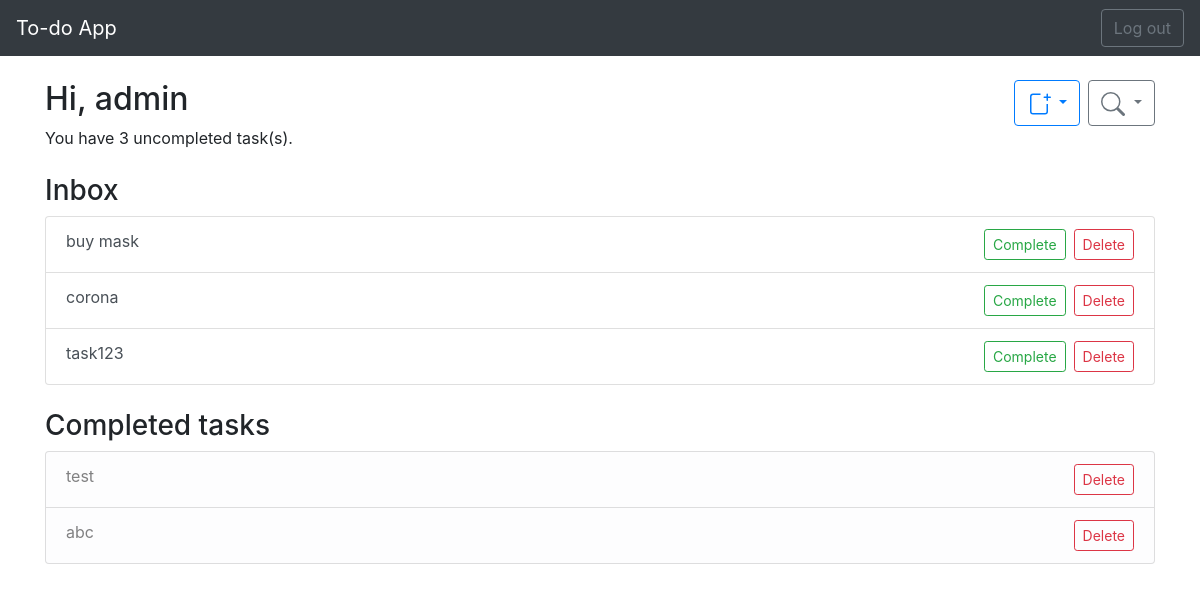
The app's page /list/ (signed in), older data.
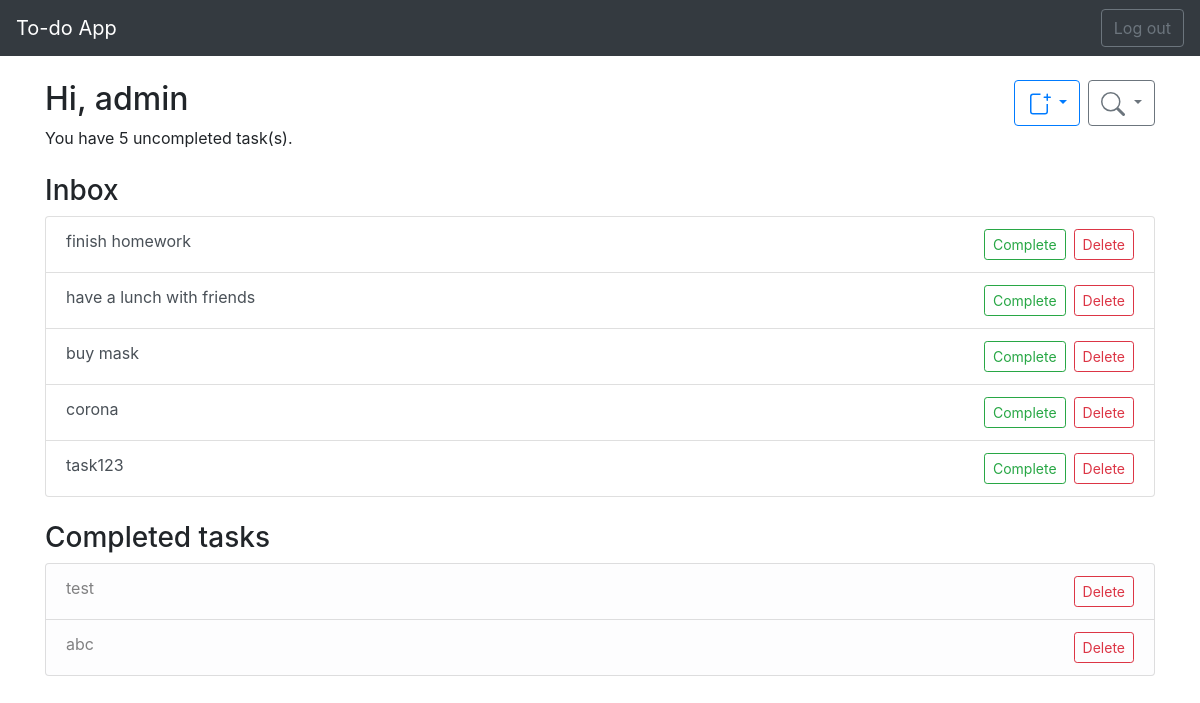
The same page, newer data.
### todoapp/models.py (models this page shows)
class Todo(models.Model):
    user = models.ForeignKey(settings.AUTH_USER_MODEL, on_delete=models.CASCADE,)
    text = models.CharField(max_length=128, null=False, help_text="This field is required.",)
    added_date = models.DateTimeField(auto_now_add=True)
    done = models.BooleanField(default=False)

### todoapp/views.py (the view)
# urls.py: path('list/', views.todo_list, name='list'),
@login_required
def todo_list(request):
    todo_items = Todo.objects.filter(user=request.user, done=False).order_by('-added_date')
    completed_items = Todo.objects.filter(user=request.user, done=True).order_by('-added_date')
    return render(request, 'todoapp/list.html', {
        "todo_items": todo_items,
        "completed_times": completed_items,
    })

### todoapp/templates/todoapp/list.html (shortened to what this page needs)
{% extends 'base.html' %}
    {% block content %}
        <div class="row mt-4">
            <div class="col d-flex justify-content-between">
                <h2>Hi, {{ user.get_username }}</h2>
                <div class="d-flex">
                    <div class="btn-group mr-2">
                        <button type="button" class="btn btn-outline-primary dropdown-toggle" data-toggle="dropdown" aria-haspopup="true" aria-expanded="false">
                        </button>
                    </div>
                    <div class="btn-group">
                        <button type="button" class="btn btn-outline-secondary dropdown-toggle" data-toggle="dropdown" aria-haspopup="true" aria-expanded="false">
                        </button>
                    </div>
                </div>
            </div>
        </div>
        <div class="row ml-0">
            <p>You have {{ todo_items.count }} uncompleted task(s).</p>
        </div>
        <div class="row mt-2">
            <div class="col">
                <h3>Inbox</h3>
                <ul class="list-group">
                    {% for todo_item in todo_items %}
                        <li class="list-group-item list-group-item-action d-flex justify-content-between">{{ todo_item.text }}
                            <div class="btn-group">
                                <form action="{% url 'todoapp:finish' todo_item.id %}" method="post">
                                    <button type="submit" class="btn btn-sm btn-outline-success mr-2">Complete</button>
                                </form>
                                <form action="{% url 'todoapp:delete' todo_item.id %}" method="post">
                                    <button type="submit" class="btn btn-sm btn-outline-danger">Delete</button>
                                </form>
                            </div>
                        </li>
                    {% endfor %}
                </ul>
            </div>
        </div>
        {% if completed_times %}
            <div class="row mt-4 mb-4">
                <div class="col">
                    <h3>Completed tasks</h3>
                    <ul class="list-group">
                        {% for item in completed_times %}
                            <li class="list-group-item list-group-item-action list-group-item-light">{{ item.text }}
                                <div class="float-right">
                                    <form action="{% url 'todoapp:delete' item.id %}" method="post">
                                        <button type="submit" class="btn btn-sm btn-outline-danger">Delete</button>
                                    </form>
                                </div>
                        {% endfor %}
                    </ul>
                </div>
            </div>
        {% endif %}
    {% endblock %}

Row changes from the older to the newer data that the page shows:
added Todo: text "finish homework", shown under "Inbox"
added Todo: text "have a lunch with friends", shown under "Inbox"
Text that changed along with them:
{{ todo_items.count }}: "3" → "5"
